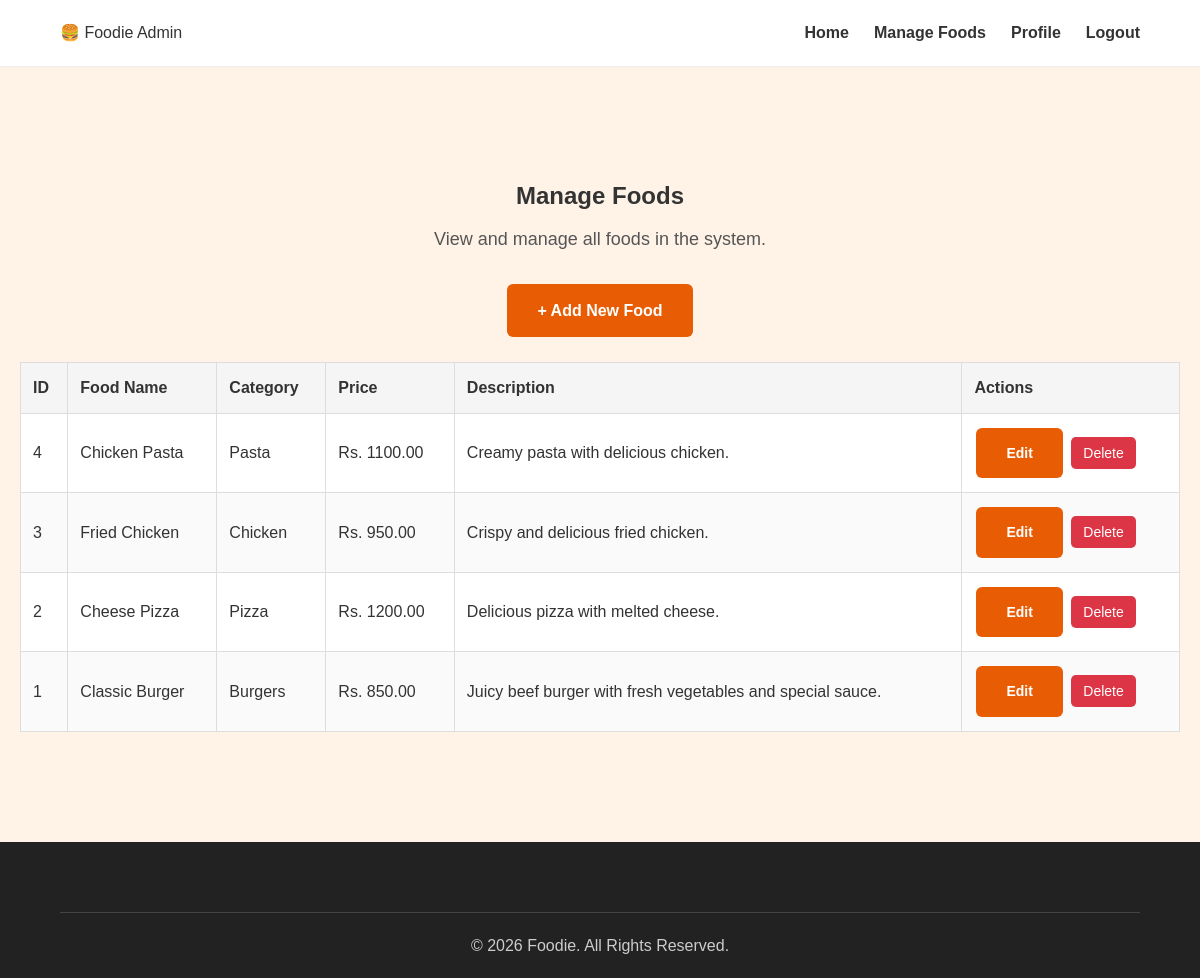
The app's page /admin/foods/foods.php with its own data.
### tables this page shows
CREATE TABLE IF NOT EXISTS foods (
    id INT AUTO_INCREMENT PRIMARY KEY,
    category_id INT NOT NULL,
    name VARCHAR(100) NOT NULL,
    description TEXT,
    price DECIMAL(10,2) NOT NULL,
    image VARCHAR(255),

    CONSTRAINT fk_food_category
        FOREIGN KEY (category_id)
        REFERENCES categories(id)
        ON UPDATE CASCADE
        ON DELETE RESTRICT
);

CREATE TABLE IF NOT EXISTS categories (
    id INT AUTO_INCREMENT PRIMARY KEY,
    name VARCHAR(100) NOT NULL UNIQUE,
    description TEXT
);

### admin/foods/foods.php (the view, shortened to what this page needs)
<?php
require_once "../../config/db.php";
$sql = "SELECT foods.*, categories.name AS category_name
        FROM foods
        INNER JOIN categories
        ON foods.category_id = categories.id
        ORDER BY foods.id DESC";
$result = mysqli_query($conn, $sql);
?>
<!DOCTYPE html>
<html lang="en">
<head>
    <link rel="stylesheet" href="../../assets/css/style.css">
</head>
<body>
<header>
    <div class="logo">
        🍔 Foodie Admin
    </div>
    <nav>
        <a href="../../index.php">Home</a>
        <a href="foods.php">Manage Foods</a>
        <a href="../../auth/profile.php">Profile</a>
        <a href="../../auth/logout.php">Logout</a>
    </nav>
</header>
<section class="food-management">
    <div class="food-management-container">
        <h1>Manage Foods</h1>
        <p>View and manage all foods in the system.</p>
        <a href="add-food.php" class="add-food-button">
            + Add New Food
        </a>
        <div class="table-container">
            <table>
                <thead>
                    <tr>
                        <th>ID</th>
                        <th>Food Name</th>
                        <th>Category</th>
                        <th>Price</th>
                        <th>Description</th>
                        <th>Actions</th>
                    </tr>
                </thead>
                <tbody>
                    <?php while ($food = mysqli_fetch_assoc($result)): ?>
                        <tr>
                            <td>
                                <?= (int)$food["id"] ?>
                            </td>
                            <td>
                                <?= htmlspecialchars($food["name"] ?? "") ?>
                            </td>
                            <td>
                                <?= htmlspecialchars($food["category_name"] ?? "") ?>
                            </td>
                            <td>
                                Rs. <?= htmlspecialchars((string)$food["price"]) ?>
                            </td>
                            <td>
                                <?= htmlspecialchars($food["description"] ?? "") ?>
                            </td>
                            <td>
                                <a
                                    href="edit-food.php?id=<?= (int)$food['id'] ?>"
                                    class="edit-food-button"
                                >
                                    Edit
                                </a>
                                <form
                                    action="delete-food.php"
                                    method="POST"
                                    onsubmit="return confirm('Are you sure you want to delete this food item?');"
                                    style="display: inline;"
                                >
                                    <button
                                        type="submit"
                                        class="delete-food-button"
                                    >
                                        Delete
                                    </button>
                                </form>
                            </td>
                        </tr>
                    <?php endwhile; ?>
                </tbody>
            </table>
        </div>
    </div>
</section>
<footer>
    <p>&copy; 2026 Foodie. All Rights Reserved.</p>
</footer>
</body>
</html>

### assets/css/style.css (style rules this page uses)
* { margin: 0; padding: 0; box-sizing: border-box; }
html { scroll-behavior: smooth; }
body { font-family: Arial, sans-serif; line-height: 1.6; background-color: #ffffff; color: #333333; }
a { text-decoration: none; color: inherit; }
header { display: flex; justify-content: space-between; align-items: center; padding: 20px 60px; background-color: #ffffff; border-bottom: 1px solid #eeeeee; position: sticky; top: 0; z-index: 1000; }
nav { display: flex; gap: 25px; align-items: center; }
nav a { font-size: 16px; font-weight: bold; color: #333333; transition: color 0.3s ease; }
body > section:first-of-type { text-align: center; padding: 110px 20px; background-color: #fff3e8; }
body > section:first-of-type p { font-size: 18px; max-width: 650px; margin: 0 auto 30px; color: #555555; }
body > section:first-of-type a { display: inline-block; padding: 14px 30px; background-color: #e85d04; color: #ffffff; border-radius: 6px; font-weight: bold; transition: background-color 0.3s ease, transform 0.3s ease; }
section { padding: 70px 60px; }
footer { display: grid; grid-template-columns: 2fr 1fr 1fr; gap: 40px; padding: 50px 60px 20px; background-color: #222222; color: #ffffff; }
footer p { color: #cccccc; }
footer > p { grid-column: 1 / -1; text-align: center; padding-top: 20px; border-top: 1px solid #444444; margin-top: 20px; }
.food-management { min-height: 70vh; padding: 50px 20px; }
.food-management-container { max-width: 1200px; margin: 0 auto; }
.food-management-container h1 { text-align: center; margin-bottom: 10px; }
.food-management-container > p { text-align: center; margin-bottom: 30px; }
.add-food-button { display: inline-block; padding: 12px 20px; background-color: #ff6b35; color: white; text-decoration: none; border-radius: 6px; margin-bottom: 25px; }
.table-container { width: 100%; overflow-x: auto; }
table { width: 100%; border-collapse: collapse; background-color: white; }
table th, table td { padding: 12px; border: 1px solid #ddd; text-align: left; }
table th { background-color: #f5f5f5; }
table tr:nth-child(even) { background-color: #fafafa; }
table a { text-decoration: none; }
.edit-food-button, .delete-food-button { display: inline-block; padding: 8px 12px; border: none; border-radius: 5px; color: white; text-decoration: none; font-size: 14px; cursor: pointer; margin: 2px; }
.edit-food-button { background-color: #0d6efd; }
.delete-food-button { background-color: #dc3545; }

### records on screen
foods: id "4", name "Chicken Pasta", category.name "Pasta", price "1100.00", description "Creamy pasta with delicious chicken."
foods: id "3", name "Fried Chicken", category.name "Chicken", price "950.00", description "Crispy and delicious fried chicken."
foods: id "2", name "Cheese Pizza", category.name "Pizza", price "1200.00", description "Delicious pizza with melted cheese."
foods: id "1", name "Classic Burger", category.name "Burgers", price "850.00", description "Juicy beef burger with fresh vegetables and special sauce."
